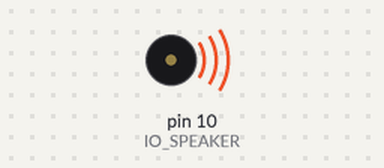
Simulated run of this sketch. Board: Arduino Uno, built with avr-gcc and run on an emulated ATmega328P. Parts: buzzer (waves = sounding).

Above: at 0.03 s.
At 4.32 s:
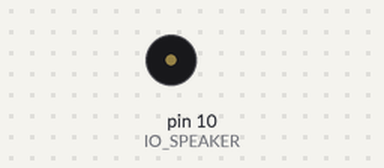
Timing chart, 0 to 5.7 s (numbered marks = the images above):
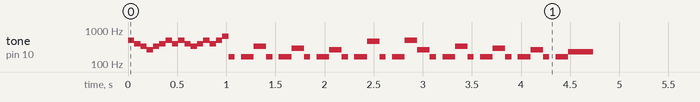

The sketch:

DoomHangarTheme.ino
```cpp
// Pin on the Arduino where the speaker is connected.
// Must be PWM pin. (marked with "~" on the board)
#define IO_SPEAKER 10


int const Notes[8][12] = {
	{ 33, 35, 37, 39, 41, 44, 46, 49, 52, 55, 58, 62 },
	{ 65, 69, 73, 78, 82, 87, 92, 98, 104, 110, 117, 123 },
	{ 131, 139, 147, 156, 165, 175, 185, 196, 208, 220, 233, 247 },
	{ 262, 277, 294, 311, 330, 349, 370, 392, 415, 440, 466, 494 },
	{ 523, 554, 587, 622, 659, 698, 740, 784, 831, 880, 932, 988 },
	{ 1047, 1109, 1175, 1245, 1319, 1397, 1480, 1568, 1661, 1760, 1865, 1976 },
	{ 2093, 2217, 2349, 2489, 2637, 2794, 2960, 3136, 3322, 3520, 3729, 3951 },
	{ 4186, 4435, 4699, 4978, 5274, 5588, 5920, 6272, 6645, 7040, 7459, 7902 }
};

#define NOTE_C 0
#define NOTE_CS 1
#define NOTE_D 2
#define NOTE_DS 3
#define NOTE_E 4
#define NOTE_F 5
#define NOTE_FS 6
#define NOTE_G 7
#define NOTE_GS 8
#define NOTE_A 9
#define NOTE_AS 10
#define NOTE_B 11

void setup()
{
	pinMode(IO_SPEAKER, OUTPUT);
}

void playNote(int octave, int note, int duration)
{
	tone(IO_SPEAKER, Notes[octave][note]);
	delay(duration);
	noTone(IO_SPEAKER);
}

inline void noteDoomBase(int octave, int speed) {
	playNote(octave - 1, NOTE_E, speed / 2);
	delay(speed / 2);
	playNote(octave - 1, NOTE_E, speed);
}

void loop()
{
	int octave = 3;

	// Fast part
	int speed = 64;

	playNote(octave, NOTE_B, speed);
	playNote(octave, NOTE_G, speed);
	playNote(octave, NOTE_E, speed);
	playNote(octave, NOTE_C, speed);

	playNote(octave, NOTE_E, speed);
	playNote(octave, NOTE_G, speed);
	playNote(octave, NOTE_B, speed);
	playNote(octave, NOTE_G, speed);

	playNote(octave, NOTE_B, speed);
	playNote(octave, NOTE_G, speed);
	playNote(octave, NOTE_E, speed);
	playNote(octave, NOTE_G, speed);

	playNote(octave, NOTE_B, speed);
	playNote(octave, NOTE_G, speed);
	playNote(octave, NOTE_B, speed);
	playNote(octave + 1, NOTE_E, speed);

	// Main theme
	speed = 128;

	noteDoomBase(octave, speed);
	playNote(octave, NOTE_E, speed);

	noteDoomBase(octave, speed);
	playNote(octave, NOTE_D, speed);

	noteDoomBase(octave, speed);
	playNote(octave, NOTE_C, speed);

	noteDoomBase(octave, speed);
	playNote(octave, NOTE_AS, speed);

	noteDoomBase(octave, speed);
	playNote(octave, NOTE_B, speed);
	playNote(octave, NOTE_C, speed);

	noteDoomBase(octave, speed);
	playNote(octave, NOTE_E, speed);

	noteDoomBase(octave, speed);
	playNote(octave, NOTE_D, speed);

	noteDoomBase(octave, speed);
	playNote(octave, NOTE_C, speed);

	noteDoomBase(octave, speed);
	playNote(octave - 1, NOTE_AS, speed * 2);

	delay(4000); // Wait 4 seconds before repeating
}
```

Measured:
- by itself, tone on pin 10 (IO_SPEAKER): plays 494 Hz for 0.06 s, 392 Hz for 0.06 s, 330 Hz for 0.06 s, 262 Hz for 0.06 s, 330 Hz for 0.06 s, 392 Hz for 0.06 s … (660 notes in this stretch)
